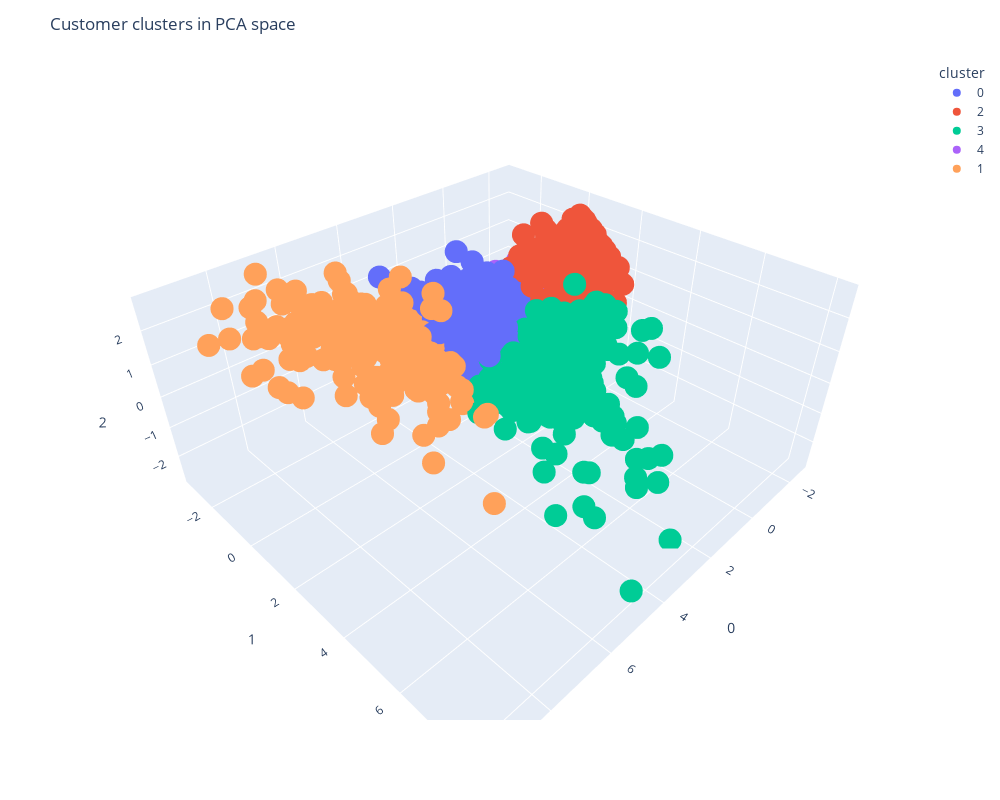

Source (notebook cell):
### Markdown cell above
#### Visualise these 5 clusters on PCA scatter plot

### Code cell
import plotly.express as px
fig = px.scatter_3d(pca_customer_data, x=0, y=1, z=2, color='cluster')
fig.update_layout(title='Customer clusters in PCA space', width=1000, height=800)
fig.show()

### Figure 1 — Plotly figure (JSON) as saved in the notebook; plotly's stock layout.template omitted (floating-point values rounded to 4 significant figures; data arrays with more than 128 entries replaced by an {"elided": "..."} marker saying what was removed)
{"data": [{"hovertemplate": "cluster=0<br>0=%{x}<br>1=%{y}<br>2=%{z}<extra></extra>", "legendgroup": "0", "marker": {"color": "#636efa", "symbol": "circle"}, "mode": "markers", "name": "0", "scene": "scene", "showlegend": true, "type": "scatter3d", "x": {"elided": "734 float values"}, "y": {"elided": "734 float values"}, "z": {"elided": "734 float values"}}, {"hovertemplate": "cluster=2<br>0=%{x}<br>1=%{y}<br>2=%{z}<extra></extra>", "legendgroup": "2", "marker": {"color": "#EF553B", "symbol": "circle"}, "mode": "markers", "name": "2", "scene": "scene", "showlegend": true, "type": "scatter3d", "x": {"elided": "920 float values"}, "y": {"elided": "920 float values"}, "z": {"elided": "920 float values"}}, {"hovertemplate": "cluster=3<br>0=%{x}<br>1=%{y}<br>2=%{z}<extra></extra>", "legendgroup": "3", "marker": {"color": "#00cc96", "symbol": "circle"}, "mode": "markers", "name": "3", "scene": "scene", "showlegend": true, "type": "scatter3d", "x": {"elided": "296 float values"}, "y": {"elided": "296 float values"}, "z": {"elided": "296 float values"}}, {"hovertemplate": "cluster=4<br>0=%{x}<br>1=%{y}<br>2=%{z}<extra></extra>", "legendgroup": "4", "marker": {"color": "#ab63fa", "symbol": "circle"}, "mode": "markers", "name": "4", "scene": "scene", "showlegend": true, "type": "scatter3d", "x": {"elided": "1916 float values"}, "y": {"elided": "1916 float values"}, "z": {"elided": "1916 float values"}}, {"hovertemplate": "cluster=1<br>0=%{x}<br>1=%{y}<br>2=%{z}<extra></extra>", "legendgroup": "1", "marker": {"color": "#FFA15A", "symbol": "circle"}, "mode": "markers", "name": "1", "scene": "scene", "showlegend": true, "type": "scatter3d", "x": {"elided": "232 float values"}, "y": {"elided": "232 float values"}, "z": {"elided": "232 float values"}}], "layout": {"height": 800, "legend": {"title": {"text": "cluster"}, "tracegroupgap": 0}, "margin": {"t": 60}, "scene": {"domain": {"x": [0, 1], "y": [0, 1]}, "xaxis": {"title": {"text": "0"}}, "yaxis": {"title": {"text": "1"}}, "zaxis": {"title": {"text": "2"}}}, "title": {"text": "Customer clusters in PCA space"}, "width": 1000}}
